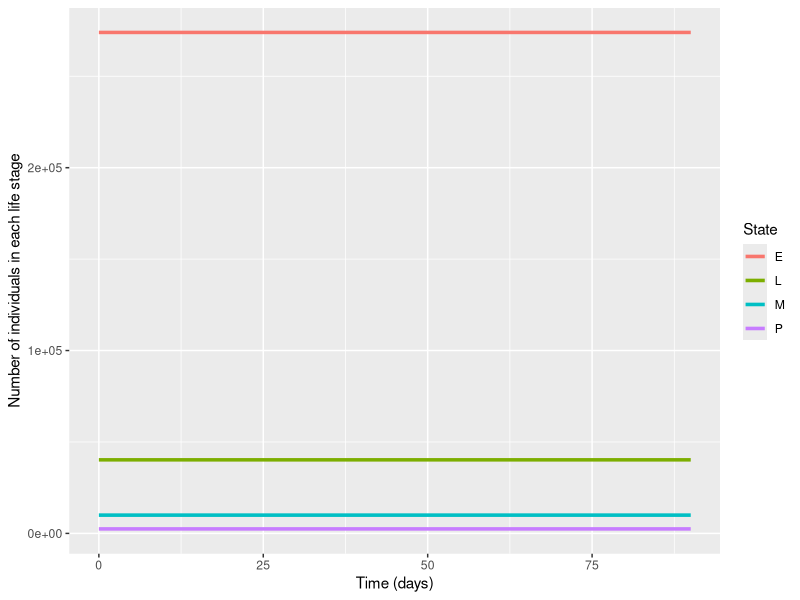
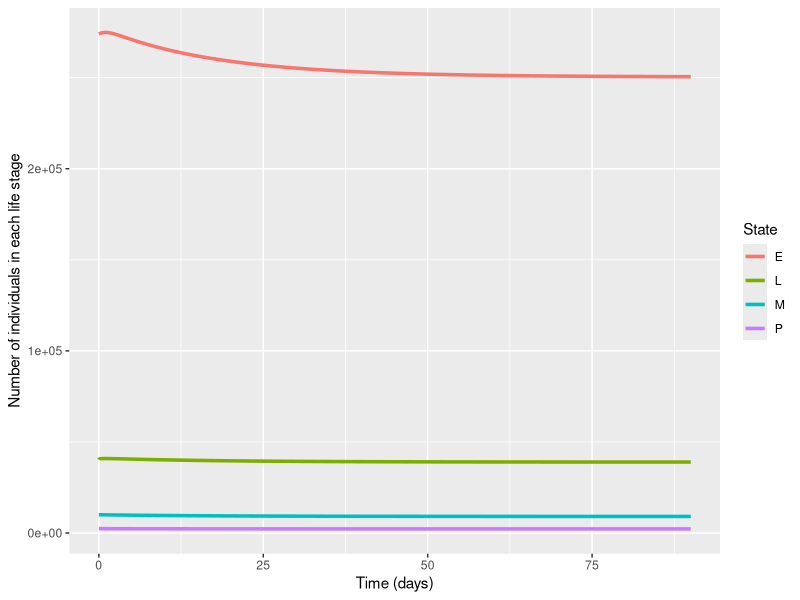
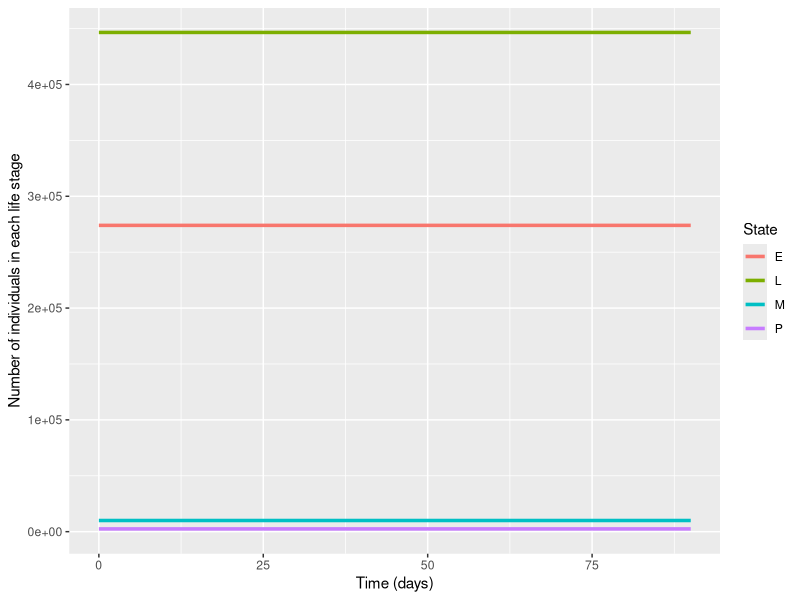
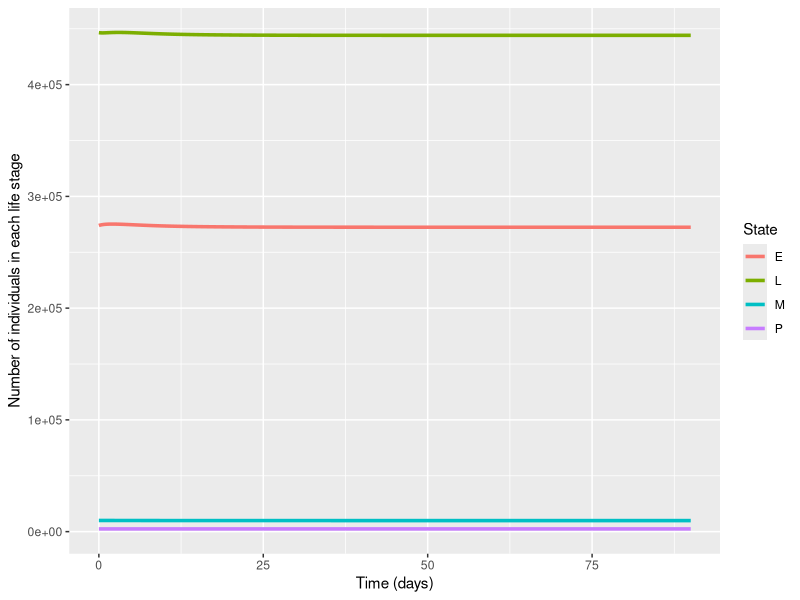

The R script that drew these images, in order:
#################################################
## MASH EL4P MODEL ANALYTICS                   ##
## John Marshall (john.marshall@berkeley.edu)  ##
## 10/5/2017                                   ##
#################################################

#################################################
## VECTOR OF PARAMETERS:                       ##
#################################################

parameters <- c(
  M_eq = 10000, # Equilibrium number of adult female mosquitoes
  beta = 32, # Mean number of eggs laid per adult femal parameters["beta"]
  mu_E = 0.168, # Egg daily death rate
  mu_L = 0.168, # Larval daily death rate
  mu_P = 0.168, # Pupal daily death rate
  mu_M = 0.123, # Adult female daily death rate
  d_E = 1, # Mean duration of egg stage (days)
  d_L = 14, # Mean duration of larval stage (days)
  d_P = 1) # Mean duration of pupal stage (days)

numDays <- 3*30 # Simulation over 3 months

#################################################
## ELP DIFFERENTIAL EQUATIONS:                 ##
#################################################

library(deSolve)

# Derivatives function for Ross-Macdonald malaria model:
ELP_ODEs <- function(time, state, parameters) {
  
  # Parameters:
  M_eq <- parameters[["M_eq"]]
  beta <- parameters[["beta"]]
  mu_E <- parameters[["mu_E"]]
  mu_L <- parameters[["mu_L"]]
  mu_P <- parameters[["mu_P"]]
  mu_M <- parameters[["mu_M"]]
  d_E <- parameters[["d_E"]]
  d_L <- parameters[["d_L"]]
  d_P <- parameters[["d_P"]]
  
  # Equilibria & larval carrying capacity (derived):
  P_eq <- M_eq * 2 * d_P * mu_M
  E_eq <- beta * M_eq / (mu_E + (1/d_E))
  L_eq <- (mu_P + (1/d_P)) * d_L * P_eq
  K <- L_eq/(E_eq/(mu_L * d_E * L_eq) - 1/(mu_L * d_L) - 1)
  
  # States:
  E <- state["E"]
  L <- state["L"]
  P <- state["P"]
  M <- state["M"]
  
  # Derivatives:
  dE <- beta*M - mu_E*E - E/d_E
  dL <- E/d_E - mu_L*(1 + L/K)*L - L/d_L
  dP <- L/d_L - mu_P*P - P/d_P
  dM <- (1/2)*(P/d_P) - mu_M*M
  
  return(list(c(dE, dL, dP, dM)))
}  

# Equilibria & larval carrying capacity (derived):
M_eq <- parameters[["M_eq"]]
beta <- parameters[["beta"]]
mu_E <- parameters[["mu_E"]]
mu_L <- parameters[["mu_L"]]
mu_P <- parameters[["mu_P"]]
mu_M <- parameters[["mu_M"]]
d_E <- parameters[["d_E"]]
d_L <- parameters[["d_L"]]
d_P <- parameters[["d_P"]]

P_eq <- M_eq * 2 * d_P * mu_M
E_eq <- beta * M_eq / (mu_E + (1/d_E))
L_eq <- (mu_P + (1/d_P)) * d_L * P_eq

## Trajectory for ELP immature form model:
trajectory <- ode(y = c(E = E_eq, L = L_eq, P = P_eq, M = M_eq),
                  times = seq(from = 0, to = numDays, by = 0.01),
                  parms = parameters, func = ELP_ODEs)

## The first few entries of the trajectory matrix:
head(trajectory)

## Convert the trajectory matrix into a data frame:
trajectory_df <- data.frame(trajectory)

## Plot the number of people in each state over time using "ggplot()":
library(ggplot2)

ggplot(trajectory_df, aes(x=time, y=trajectory_df, color=State)) +
  geom_line(aes(y = E, col = "E"), size = 1.2) + 
  geom_line(aes(y = L, col = "L"), size = 1.2) +
  geom_line(aes(y = P, col = "P"), size = 1.2) +
  geom_line(aes(y = M, col = "M"), size = 1.2) +
  labs(x = "Time (days)", y = "Number of individuals in each life stage")

#################################################
## ELP DIFFERENCE EQUATIONS:                   ##
#################################################

timeStepSize <- 0.01 # Time-step size of 0.01 days

# Calculate trajectory predicted by a system of difference equations:

ELP_diffEqs <- function(parameters, numDays, timeStepSize) {
  
  # Extract parameters from parameter vector:
  M_eq <- parameters[["M_eq"]]
  beta <- parameters[["beta"]]
  mu_E <- parameters[["mu_E"]]
  mu_L <- parameters[["mu_L"]]
  mu_P <- parameters[["mu_P"]]
  mu_M <- parameters[["mu_M"]]
  d_E <- parameters[["d_E"]]
  d_L <- parameters[["d_L"]]
  d_P <- parameters[["d_P"]]
  
  # Equilibria & larval carrying capacity (derived):
  P_eq <- M_eq * 2 * d_P * mu_M
  E_eq <- beta * M_eq / (mu_E + (1/d_E))
  L_eq <- (mu_P + (1/d_P)) * d_L * P_eq
  K <- L_eq/(E_eq/(mu_L * d_E * L_eq) - 1/(mu_L * d_L) - 1)
  
  # Initial state values (equilibrium solution):
  E <- E_eq
  L <- L_eq
  P <- P_eq
  M <- M_eq
  time <- 0
  
  numTimeSteps <- (numDays / timeStepSize) + 1
  
  for (i in 2:numTimeSteps) {
    E[i] <- (beta*timeStepSize) * M[i-1] + exp(-mu_E*timeStepSize) * (1-(1-exp(-timeStepSize/d_E))) * E[i-1]
    L[i] <- exp(-mu_E*timeStepSize) * (1-exp(-timeStepSize/d_E)) * E[i-1] + exp(-mu_L*timeStepSize*(1+(L[i-1]/K))) * (1-(1-exp(-timeStepSize/d_L))) * L[i-1]
    P[i] <- exp(-mu_L*timeStepSize*(1+(L[i-1]/K))) * (1-exp(-timeStepSize/d_L)) * L[i-1] + exp(-mu_P*timeStepSize) * (1-(1-exp(-timeStepSize/d_P))) * P[i-1]
    M[i] <- exp(-mu_P*timeStepSize) * (1-exp(-timeStepSize/(2*d_P))) * P[i-1] + exp(-mu_M*timeStepSize) * M[i-1]
    time[i] <- time[i-1] + timeStepSize
  }
  
  ## Return the results as a data frame:
  results <- data.frame(E, L, P, M, time)
  return(results)
}

trajectory <- ELP_diffEqs(parameters, numDays, timeStepSize)

## The first few entries of the trajectory matrix:
head(trajectory)

## Convert the trajectory matrix into a data frame:
trajectory_df <- data.frame(trajectory)
time <- trajectory_df$time

## Plot the number of people in each state over time using "ggplot()":
library(ggplot2)

ggplot(trajectory_df, aes(x=time, y=trajectory_df, color=State)) +
  geom_line(aes(y = E, col = "E"), size = 1.2) + 
  geom_line(aes(y = L, col = "L"), size = 1.2) +
  geom_line(aes(y = P, col = "P"), size = 1.2) +
  geom_line(aes(y = M, col = "M"), size = 1.2) +
  labs(x = "Time (days)", y = "Number of individuals in each life stage")

#################################################
## EL4P DIFFERENTIAL EQUATIONS:                ##
#################################################

library(deSolve)

# Derivatives function for Ross-Macdonald malaria model:
EL4P_ODEs <- function(time, state, parameters) {
  
  # Parameters:
  M_eq <- parameters[["M_eq"]]
  beta <- parameters[["beta"]]
  mu_E <- parameters[["mu_E"]]
  mu_L <- parameters[["mu_L"]]
  mu_P <- parameters[["mu_P"]]
  mu_M <- parameters[["mu_M"]]
  d_E <- parameters[["d_E"]]
  d_L <- parameters[["d_L"]]
  d_P <- parameters[["d_P"]]
  
  # Equilibria & larval carrying capacity (derived):
  P_eq <- M_eq * 2 * d_P * mu_M
  E_eq <- beta * M_eq / (mu_E + (1/d_E))
  L1_eq <- (beta^(3/4) * d_L * M_eq * (1 + d_P * mu_P)^(1/4) * mu_M^(1/4)) / 
    (2^(7/4) * (1 + d_E * mu_E)^(3/4))
  L2_eq <- (beta^(2/4) * d_L * M_eq * (1 + d_P * mu_P)^(2/4) * mu_M^(2/4)) / 
    (2^(6/4) * (1 + d_E * mu_E)^(2/4))
  L3_eq <- (beta^(1/4) * d_L * M_eq * (1 + d_P * mu_P)^(3/4) * mu_M^(3/4)) / 
    (2^(5/4) * (1 + d_E * mu_E)^(1/4))
  L4_eq <- (d_L * M_eq * (1 + d_P * mu_P) * mu_M) / 2
  L_eq <- L1_eq + L2_eq + L3_eq + L4_eq
  K <- L_eq / (E_eq/(mu_L * d_E * L1_eq) - 4/(mu_L * d_L) - 1)
  
  # States:
  E <- state["E"]
  L1 <- state["L1"]
  L2 <- state["L2"]
  L3 <- state["L3"]
  L4 <- state["L4"]
  P <- state["P"]
  M <- state["M"]

  L <- L1 + L2 + L3 + L4
    
  # Derivatives:
  dE <- beta*M - mu_E*E - E/d_E
  dL1 <- E/d_E - mu_L*(1 + L/K)*L1 - 4*L1/d_L
  dL2 <- 4*L1/d_L - mu_L*(1 + L/K)*L2 - 4*L2/d_L
  dL3 <- 4*L2/d_L - mu_L*(1 + L/K)*L3 - 4*L3/d_L
  dL4 <- 4*L3/d_L - mu_L*(1 + L/K)*L4 - 4*L4/d_L
  dP <- 4*L4/d_L - mu_P*P - P/d_P
  dM <- (1/2)*(P/d_P) - mu_M*M
  
  return(list(c(dE, dL1, dL2, dL3, dL4, dP, dM)))
}  

# Equilibria & larval carrying capacity (derived):
M_eq <- parameters[["M_eq"]]
beta <- parameters[["beta"]]
mu_E <- parameters[["mu_E"]]
mu_L <- parameters[["mu_L"]]
mu_P <- parameters[["mu_P"]]
mu_M <- parameters[["mu_M"]]
d_E <- parameters[["d_E"]]
d_L <- parameters[["d_L"]]
d_P <- parameters[["d_P"]]

P_eq <- M_eq * 2 * d_P * mu_M
E_eq <- beta * M_eq / (mu_E + (1/d_E))
L1_eq <- (beta^(3/4) * d_L * M_eq * (1 + d_P * mu_P)^(1/4) * mu_M^(1/4)) / 
  (2^(7/4) * (1 + d_E * mu_E)^(3/4))
L2_eq <- (beta^(2/4) * d_L * M_eq * (1 + d_P * mu_P)^(2/4) * mu_M^(2/4)) / 
  (2^(6/4) * (1 + d_E * mu_E)^(2/4))
L3_eq <- (beta^(1/4) * d_L * M_eq * (1 + d_P * mu_P)^(3/4) * mu_M^(3/4)) / 
  (2^(5/4) * (1 + d_E * mu_E)^(1/4))
L4_eq <- (d_L * M_eq * (1 + d_P * mu_P) * mu_M) / 2
L_eq <- L1_eq + L2_eq + L3_eq + L4_eq

## Trajectory for ELP immature form model:
trajectory <- ode(y = c(E = E_eq, L1 = L1_eq, L2 = L2_eq, L3 = L3_eq, 
                        L4 = L4_eq, P = P_eq, M = M_eq),
                  times = seq(from = 0, to = numDays, by = 0.01),
                  parms = parameters, func = EL4P_ODEs)

## The first few entries of the trajectory matrix:
head(trajectory)

## Convert the trajectory matrix into a data frame:
trajectory_df <- data.frame(trajectory)

trajectory_df$L <- trajectory_df$L1 + trajectory_df$L2 + 
                   trajectory_df$L3 + trajectory_df$L4

## Plot the number of people in each state over time using "ggplot()":
library(ggplot2)

ggplot(trajectory_df, aes(x=time, y=trajectory_df, color=State)) +
  geom_line(aes(y = E, col = "E"), size = 1.2) + 
  geom_line(aes(y = L, col = "L"), size = 1.2) +
  geom_line(aes(y = P, col = "P"), size = 1.2) +
  geom_line(aes(y = M, col = "M"), size = 1.2) +
  labs(x = "Time (days)", y = "Number of individuals in each life stage")

#################################################
## EL4P DIFFERENCE EQUATIONS:                  ##
#################################################

timeStepSize <- 0.01 # Time-step size of 0.01 days

# Calculate trajectory predicted by a system of difference equations:

EL4P_diffEqs <- function(parameters, numDays, timeStepSize) {
  
  # Extract parameters from parameter vector:
  M_eq <- parameters[["M_eq"]]
  beta <- parameters[["beta"]]
  mu_E <- parameters[["mu_E"]]
  mu_L <- parameters[["mu_L"]]
  mu_P <- parameters[["mu_P"]]
  mu_M <- parameters[["mu_M"]]
  d_E <- parameters[["d_E"]]
  d_L <- parameters[["d_L"]]
  d_P <- parameters[["d_P"]]
  
  # Equilibria & larval carrying capacity (derived):
  P_eq <- M_eq * 2 * d_P * mu_M
  E_eq <- beta * M_eq / (mu_E + (1/d_E))
  L1_eq <- (beta^(3/4) * d_L * M_eq * (1 + d_P * mu_P)^(1/4) * mu_M^(1/4)) / 
    (2^(7/4) * (1 + d_E * mu_E)^(3/4))
  L2_eq <- (beta^(2/4) * d_L * M_eq * (1 + d_P * mu_P)^(2/4) * mu_M^(2/4)) / 
    (2^(6/4) * (1 + d_E * mu_E)^(2/4))
  L3_eq <- (beta^(1/4) * d_L * M_eq * (1 + d_P * mu_P)^(3/4) * mu_M^(3/4)) / 
    (2^(5/4) * (1 + d_E * mu_E)^(1/4))
  L4_eq <- (d_L * M_eq * (1 + d_P * mu_P) * mu_M) / 2
  L_eq <- L1_eq + L2_eq + L3_eq + L4_eq
  K <- L_eq / (E_eq/(mu_L * d_E * L1_eq) - 4/(mu_L * d_L) - 1)
  
  # Initial state values (equilibrium solution):
  E <- E_eq
  L1 <- L1_eq
  L2 <- L2_eq
  L3 <- L3_eq
  L4 <- L4_eq
  L <- L_eq
  P <- P_eq
  M <- M_eq
  time <- 0
  
  numTimeSteps <- (numDays / timeStepSize) + 1
  
  for (i in 2:numTimeSteps) {
    E[i] <- (beta*timeStepSize) * M[i-1] + exp(-mu_E*timeStepSize) * (1-(1-exp(-timeStepSize/d_E))) * E[i-1]
    L1[i] <- exp(-mu_E*timeStepSize) * (1-exp(-timeStepSize/d_E)) * E[i-1] + exp(-mu_L*timeStepSize*(1+(L[i-1]/K))) * (1-(1-exp(-4*timeStepSize/d_L))) * L1[i-1]
    L2[i] <- exp(-mu_L*timeStepSize*(1+(L[i-1]/K))) * ((1-exp(-4*timeStepSize/d_L)) * L1[i-1] + (1-(1-exp(-4*timeStepSize/d_L))) * L2[i-1])
    L3[i] <- exp(-mu_L*timeStepSize*(1+(L[i-1]/K))) * ((1-exp(-4*timeStepSize/d_L)) * L2[i-1] + (1-(1-exp(-4*timeStepSize/d_L))) * L3[i-1])
    L4[i] <- exp(-mu_L*timeStepSize*(1+(L[i-1]/K))) * ((1-exp(-4*timeStepSize/d_L)) * L3[i-1] + (1-(1-exp(-4*timeStepSize/d_L))) * L4[i-1])
    P[i] <- exp(-mu_L*timeStepSize*(1+(L[i-1]/K))) * (1-exp(-4*timeStepSize/d_L)) * L4[i-1] + exp(-mu_P*timeStepSize) * (1-(1-exp(-timeStepSize/d_P))) * P[i-1]
    M[i] <- exp(-mu_P*timeStepSize) * (1-exp(-timeStepSize/(2*d_P))) * P[i-1] + exp(-mu_M*timeStepSize) * M[i-1]
    time[i] <- time[i-1] + timeStepSize
    L[i] <- L1[i] + L2[i] + L3[i] + L4[i]
  }
  
  ## Return the results as a data frame:
  results <- data.frame(E, L1, L2, L3, L4, L, P, M, time)
  return(results)
}

trajectory <- EL4P_diffEqs(parameters, numDays, timeStepSize)

## The first few entries of the trajectory matrix:
head(trajectory)

## Convert the trajectory matrix into a data frame:
trajectory_df <- data.frame(trajectory)
time <- trajectory_df$time

## Plot the number of people in each state over time using "ggplot()":
library(ggplot2)

ggplot(trajectory_df, aes(x=time, y=trajectory_df, color=State)) +
  geom_line(aes(y = E, col = "E"), size = 1.2) + 
  geom_line(aes(y = L, col = "L"), size = 1.2) +
  geom_line(aes(y = P, col = "P"), size = 1.2) +
  geom_line(aes(y = M, col = "M"), size = 1.2) +
  labs(x = "Time (days)", y = "Number of individuals in each life stage")
